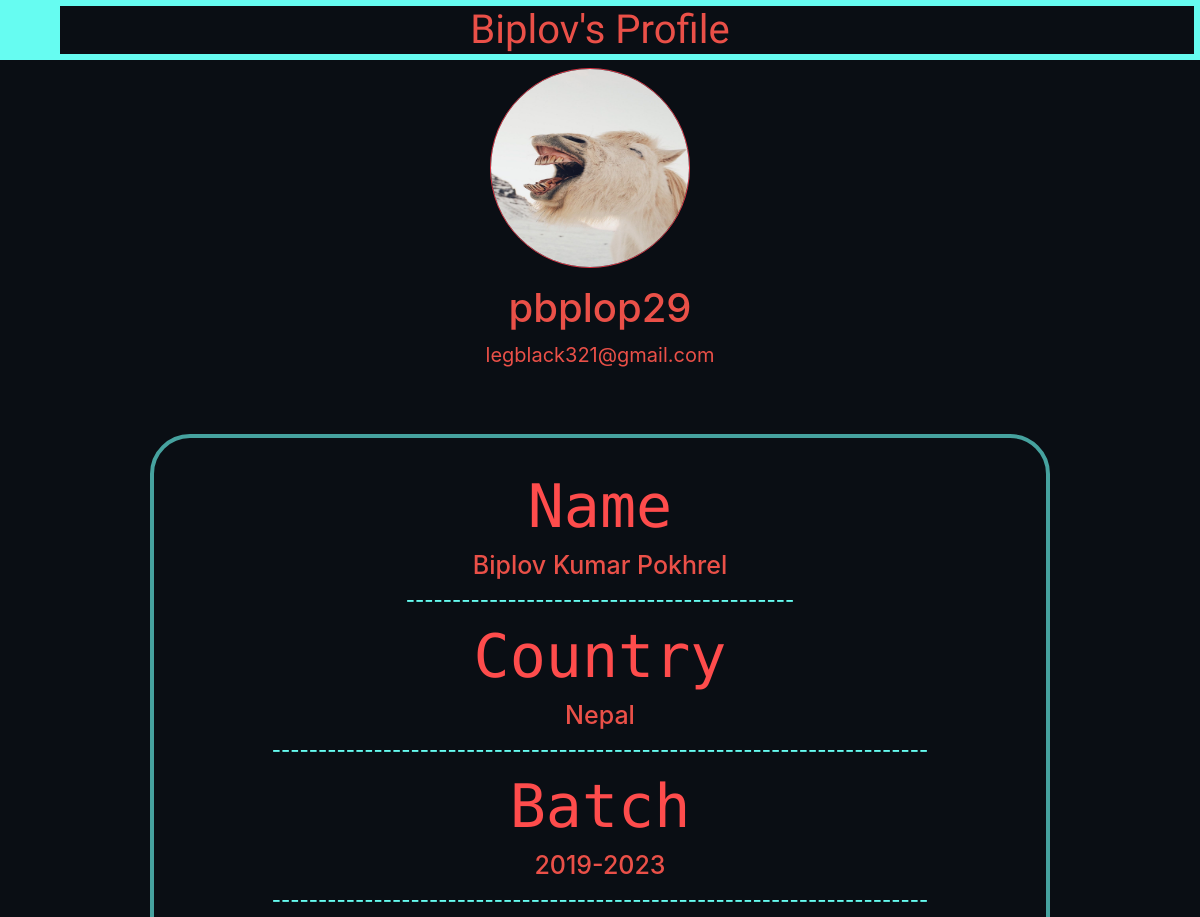
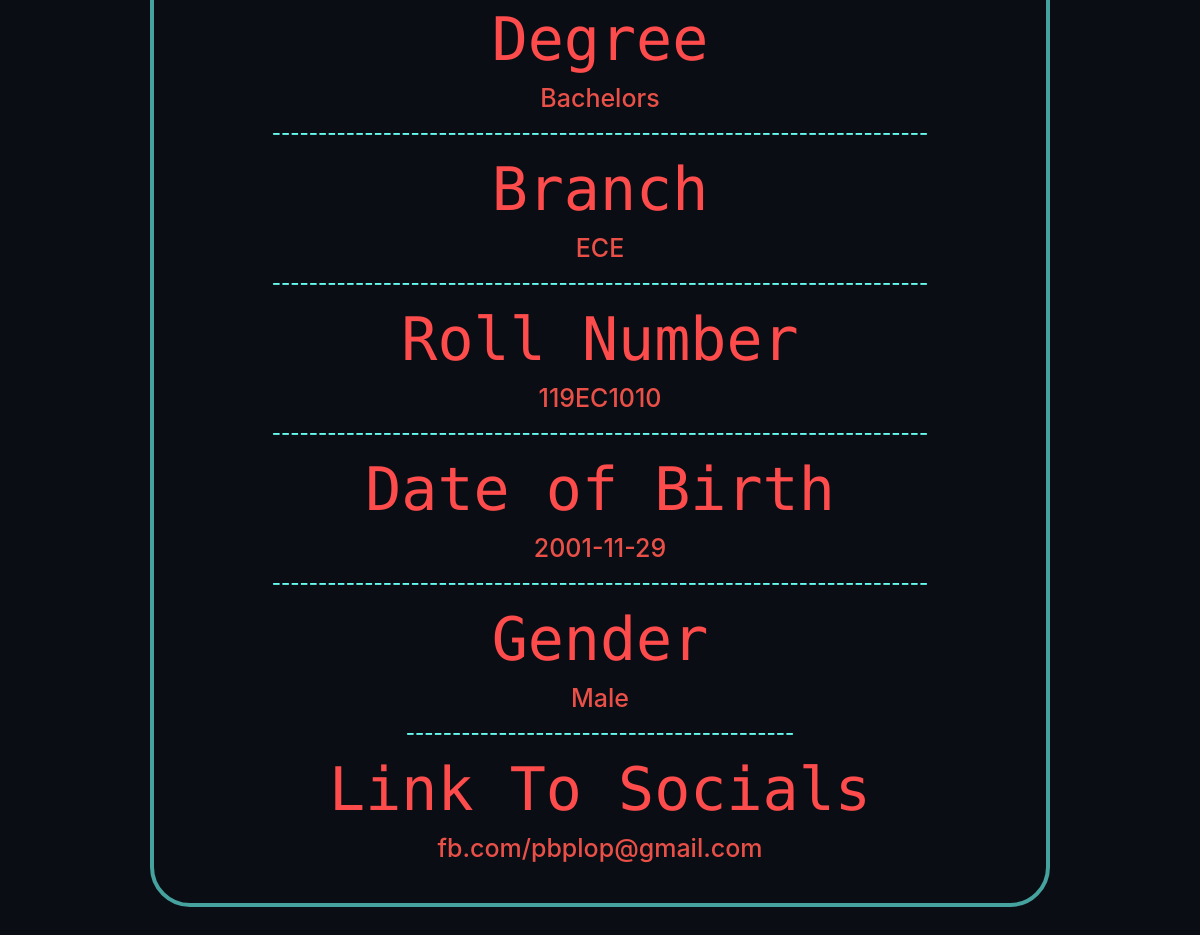
The app's page /profile (signed in) with its own data (2 pictures, top to bottom).
### main/models.py (models this page shows)
class User(db.Model, UserMixin):
    id = db.Column(db.Integer, primary_key=True)
    username = db.Column(db.String(120), unique=True, nullable=False)
    email = db.Column(db.String(20), unique=True, nullable=False)
    fname = db.Column(db.String(120), unique=False, nullable=False)
    mname = db.Column(db.String(120), unique=False, nullable=True)
    lname = db.Column(db.String(120), unique=False, nullable=False)
    batch = db.Column(db.String(120), unique=False, nullable=False)
    degree = db.Column(db.String(120), unique=False, nullable=False)
    branch = db.Column(db.String(120), unique=False, nullable=False)
    rollno = db.Column(db.String(120), unique=True, nullable=False)
    country = db.Column(db.String(120), unique=False, nullable=False)
    social = db.Column(db.String(500), unique=False, nullable=True)
    birthdate = db.Column(db.String(120), unique=False, nullable=False)
    gender = db.Column(db.String(120), unique=False, nullable=False)
    age = db.Column(db.String(120), unique=False, nullable=False)
    password = db.Column(db.String(100), unique=False, nullable=False)
    image_file = db.Column(db.String(20), nullable = False, default = 'default.jpg')

### main/routes.py (the view)
@app.route("/profile")
@login_required
def profile():
    image_file = url_for ('static', filename='pp/' + current_user.image_file)
    return render_template("profile.html", title_given="General", image_file=image_file)

### main/models.py (called while the page is built)
@login_manager.user_loader
def load_user(user_id):
    return User.query.get(int(user_id))

### main/templates/profile.html
{% extends "layout.html" %} {% block content %}
<h1 class='welcome'> {{current_user.fname}}'s Profile</h1>
<div class="content-section">
        <img class=" border  border-danger rounded-circle account-img" src={{ image_file }}>
        <div class="media-body">
            <h2 class="account-username">{{current_user.username}}</h2>
            <p class="account-email">{{current_user.email}}</p>
        </div>
</div>
<div class = 'account-info'>
    <h1 class = 'info-label'> Name</h1>
    <h2 class = 'info-detail'> {{current_user.fname}} {{current_user.mname}} {{current_user.lname}}</h2>
    <h3 class = 'info-line'>------------------------------------------</h3>
    <h1 class = 'info-label'>Country</h1>
    <h2 class = 'info-detail'>{{current_user.country}}</h2>
    <h3 class = 'info-line'>-----------------------------------------------------------------------</h3>
    <h1 class = 'info-label'>Batch</h1>
    <h2 class = 'info-detail'>{{current_user.batch}}</h2>
    <h3 class = 'info-line'>-----------------------------------------------------------------------</h3>
    <h1 class = 'info-label'>Degree</h1>
    <h2 class = 'info-detail'>{{current_user.degree}}</h2>
    <h3 class = 'info-line'>-----------------------------------------------------------------------</h3>
    <h1 class = 'info-label'>Branch</h1>
    <h2 class = 'info-detail'>{{current_user.branch}}</h2>
    <h3 class = 'info-line'>-----------------------------------------------------------------------</h3>
    <h1 class = 'info-label'>Roll Number</h1>
    <h2 class = 'info-detail'>{{current_user.rollno}}</h2>
    <h3 class = 'info-line'>-----------------------------------------------------------------------</h3>
    <h1 class = 'info-label'>Date of Birth</h1>
    <h2 class = 'info-detail'>{{current_user.birthdate}}</h2>
    <h3 class = 'info-line'>-----------------------------------------------------------------------</h3>
    <h1 class = 'info-label'>Gender</h1>
    <h2 class = 'info-detail'>{{current_user.gender}}</h2>
    <h3 class = 'info-line'>------------------------------------------</h3>
    <h1 class = 'info-label'>Link To Socials</h1>
    <h2 class='info-detail'>{{current_user.social}}</h2>
</div>
{% endblock content %}

### main/templates/layout.html (shortened to what this page needs)
<!DOCTYPE html>
<html lang="en">
<head>
    <link rel="stylesheet" href="https://use.fontawesome.com/releases/v5.4.1/css/all.css">
    <link rel="stylesheet" href="https://stackpath.bootstrapcdn.com/bootstrap/4.3.1/css/bootstrap.min.css"
>
    <link rel="stylesheet" type="text/css" href="{{ url_for('static', filename='main.css') }}">
</head>
<div class="menu">
    <label class="menu-toggle" for="menu"><i class="material-icons">home</i></label>
</div>
<body>
    {% block content %} {% endblock content %}
</body>
</html>

### main/static/main.css (style rules this page uses)
.menu { position: absolute; top: 0; left: 0; background: #0B0C10; width: 290px; height: 100%; transform: translate3d(-290px, 0, 0); transition: transform 0.35s; font-size: 18px; font-family: 'Nova Round', cursive; }
.menu label.menu-toggle { position: absolute; right: -60px; width: 60px; height: 60px; line-height: 0px; display: block; padding: 0; text-indent: -9999px; background: #66FCF1 url(https://cdn4.iconfinder.com/data/icons/wirecons-free-vector-icons/32/menu-alt-512.png) 50% 50% / 25px 25px no-repeat }
body { background-color: #0A0E14; }
.welcome { text-align: center; color:#EA5048; font-family: 'Indie Flower'; border:6px solid #66FCF1; }
.account-img { height: 200px; width: 200px; margin-right: 20px; margin-bottom: 16px; }
.account-username { color:#EA5048; font-size: 40px; }
.account-email { color:#EA5048; font-size:20px; }
.content-section { text-align: center; }
.account-info { max-width:900px; margin: 4rem auto; border:4px solid #46A29F; padding:2rem; text-align:center; border-radius: 40px; }
.info-label { color: #FE4C4C; text-align: center; font-family: 'Ubuntu Mono', monospace; font-size:60px; }
.info-detail { color: #EA5048; text-align: center; font-size: 25px; }
.info-line { color: #66FCF1; text-align: center; font-size: 20px; }

### records on screen
User: fname "Biplov", username "pbplop29", email "legblack321@gmail.com", mname "Kumar", lname "Pokhrel", country "Nepal", batch "2019-2023", degree "Bachelors", branch "ECE", rollno "119EC1010", birthdate "2001-11-29", gender "Male", social "fb.com/pbplop@gmail.com"
